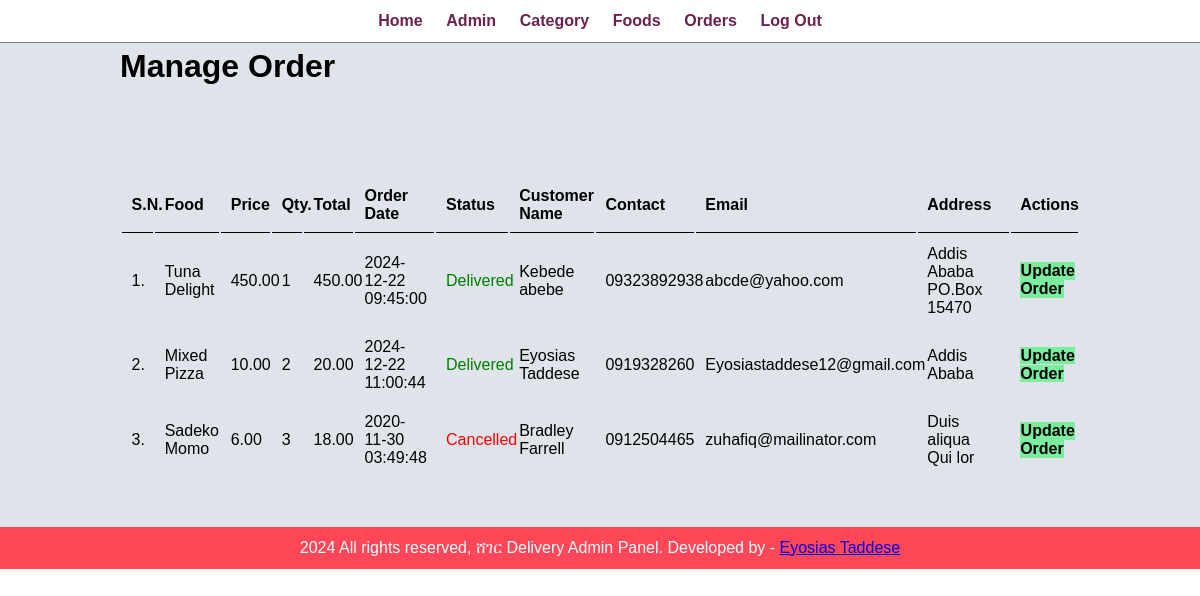
Page /admin/manage-order.php (signed in) on the committed database.
### tables this page shows
CREATE TABLE `tbl_order` (
  `id` int(10) UNSIGNED NOT NULL,
  `food` varchar(150) NOT NULL,
  `price` decimal(10,2) NOT NULL,
  `qty` int(11) NOT NULL,
  `total` decimal(10,2) NOT NULL,
  `order_date` datetime NOT NULL,
  `status` varchar(50) NOT NULL,
  `customer_name` varchar(150) NOT NULL,
  `customer_contact` varchar(20) NOT NULL,
  `customer_email` varchar(150) NOT NULL,
  `customer_address` varchar(255) NOT NULL
);

### admin/manage-order.php (the view, shortened to what this page needs)
<?php include('partials/menu.php'); ?>
<div class="main-content">
    <div class="wrapper">
        <h1>Manage Order</h1>
                <br /><br /><br />
                <br><br>
                <table class="tbl-full">
                    <tr>
                        <th>S.N.</th>
                        <th>Food</th>
                        <th>Price</th>
                        <th>Qty.</th>
                        <th>Total</th>
                        <th>Order Date</th>
                        <th>Status</th>
                        <th>Customer Name</th>
                        <th>Contact</th>
                        <th>Email</th>
                        <th>Address</th>
                        <th>Actions</th>
                    </tr>
                    <?php
                        $sql = "SELECT * FROM tbl_order ORDER BY id DESC";
                        $res = mysqli_query($conn, $sql);
                        $count = mysqli_num_rows($res);
                        $sn = 1;
                        if($count>0)
                        {
                            while($row=mysqli_fetch_assoc($res))
                            {
                                $id = $row['id'];
                                $food = $row['food'];
                                $price = $row['price'];
                                $qty = $row['qty'];
                                $total = $row['total'];
                                $order_date = $row['order_date'];
                                $status = $row['status'];
                                $customer_name = $row['customer_name'];
                                $customer_contact = $row['customer_contact'];
                                $customer_email = $row['customer_email'];
                                $customer_address = $row['customer_address'];
                                ?>
                                    <tr>
                                        <td><?php echo $sn++; ?>. </td>
                                        <td><?php echo $food; ?></td>
                                        <td><?php echo $price; ?></td>
                                        <td><?php echo $qty; ?></td>
                                        <td><?php echo $total; ?></td>
                                        <td><?php echo $order_date; ?></td>
                                        <td>
                                            <?php
                                                if($status=="Ordered")
                                                {
                                                    echo "<label>$status</label>";
                                                }
                                                elseif($status=="On Delivery")
                                                {
                                                    echo "<label style='color: orange;'>$status</label>";
                                                }
                                                elseif($status=="Delivered")
                                                {
                                                    echo "<label style='color: green;'>$status</label>";
                                                }
                                                elseif($status=="Cancelled")
                                                {
                                                    echo "<label style='color: red;'>$status</label>";
                                                }
                                            ?>
                                        </td>
                                        <td><?php echo $customer_name; ?></td>
                                        <td><?php echo $customer_contact; ?></td>
                                        <td><?php echo $customer_email; ?></td>
                                        <td><?php echo $customer_address; ?></td>
                                        <td>
                                            <a href="<?php echo SITEURL; ?>admin/update-order.php?id=<?php echo $id; ?>" class="btn-secondary">Update Order</a>
                                        </td>
                                    </tr>
                                <?php
                            }
                        }
                        else
                        {
                            echo "<tr><td colspan='12' class='error'>Orders not Available</td></tr>";
                        }
                    ?>
                </table>
    </div>
</div>
<?php include('partials/footer.php'); ?>

### css/admin.css (style rules this page uses)
* { margin: 0; padding: 0; font-family: Arial, Helvetica, sans-serif; }
.wrapper { padding: 1%; width: 80%; margin: 0 auto; }
.tbl-full { width: 100%; }
table tr th { border-bottom: 1px solid black; padding: 1%; text-align: left; }
table tr td { padding: 1%; }
.btn-secondary { background-color: #7bed9f; padding: 1%; color: black; text-decoration: none; font-weight: bold; }
.main-content { background-color: #dfe4ea; padding: 3% 0; }

### rows in the picture
tbl_order: food "Tuna Delight", price "450.00", qty "1", total "450.00", order_date "2024-12-22 09:45:00", status "Delivered", customer_name "Kebede abebe", customer_contact "09323892938", customer_email "abcde@yahoo.com", customer_address "Addis Ababa PO.Box 15470"
tbl_order: food "Mixed Pizza", price "10.00", qty "2", total "20.00", order_date "2024-12-22 11:00:44", status "Delivered", customer_name "Eyosias Taddese", customer_contact "0919328260", customer_email "Eyosiastaddese12@gmail.com", customer_address "Addis Ababa"
tbl_order: food "Sadeko Momo", price "6.00", qty "3", total "18.00", order_date "2020-11-30 03:49:48", status "Cancelled", customer_name "Bradley Farrell", customer_contact "0912504465", customer_email "zuhafiq@mailinator.com", customer_address "Duis aliqua Qui lor"
